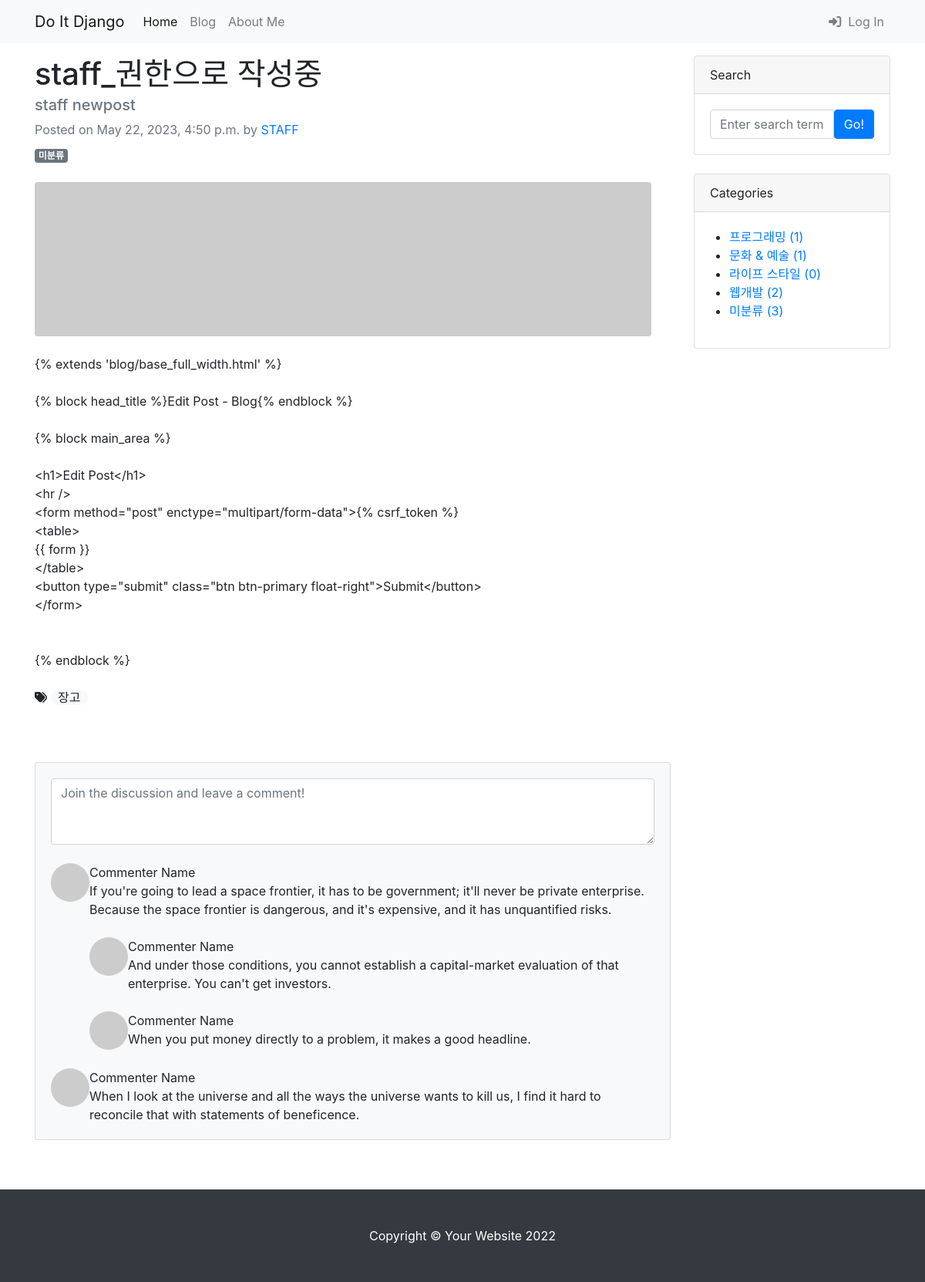
Page /blog/7/ on the committed database.
### blog/models.py (models this page shows, shortened)
class Post(models.Model):
    title = models.CharField(max_length=30)
    hook_text = models.CharField(max_length=100, blank=True)
    content = models.TextField()
    head_image = models.ImageField(upload_to='blog/images/%Y/%m/%d/', blank=True)
    file_upload = models.FileField(upload_to='blog/files/%Y/%m/%d/', blank=True)
    created_at = models.DateTimeField(auto_now_add=True)  # auto_now_add = 새로 작성했을 때 생성
    updated_at = models.DateTimeField(auto_now=True)  # auto_now = 수정했을 때 업데이트 ->
    author = models.ForeignKey(User, null=True, on_delete=models.SET_NULL)
    category = models.ForeignKey(Category, null=True, blank=True, on_delete=models.SET_NULL)
    tags = models.ManyToManyField(Tag, blank=True)

class Tag(models.Model):
    name = models.CharField(max_length=50, unique=True)
    slug = models.SlugField(max_length=200, unique=True, allow_unicode=True)
    def __str__(self):
        return self.name

class Category(models.Model):
    name = models.CharField(max_length=50, unique=True)
    slug = models.SlugField(max_length=200, unique=True, allow_unicode=True)
    def __str__(self):
        return self.name
    def get_absolute_url(self):
        return f'/blog/category/{self.slug}/'
    class Meta:
        verbose_name_plural = 'Categories'

### blog/views.py (the view)
# urls.py: path('<int:pk>/', views.PostDetail.as_view()),
class PostDetail(DetailView):
    model = Post
    template_name = 'blog/post_detail.html'
    def get_context_data(self, **kwargs):
        context = super(PostDetail, self).get_context_data()
        context['categories'] = Category.objects.all()
        context['no_category_post_count'] = Post.objects.filter(category=None).count()
        return context  # -> post_detail.html {post, categories, no_category_post_count}

### blog/templates/blog/post_detail.html (shortened to what this page needs)
            {% extends 'blog/base.html' %}
            {% block main_area %}
                <article>
                <div id="post-area">
                    <header class="mb-4">
                        <h1 class="fw-bolder mb-1">{{ post.title }}</h1>
                        <h5 class="text-muted">{{ post.hook_text }}</h5>
                        <div class="text-muted fst-italic mb-2">Posted on {{ post.created_at }}
                            by <a href="#">{{ post.author | upper }}</a></div>
                        {% if post.category %}
                        <span class = "badge badge-secondary">{{ post.category }} </span>
                        {% else %}
                        <span class = "badge badge-secondary"> 미분류 </span>
                        {% endif %}
                    </header>
                    <figure class="mb-4">
                        {% if post.head_image %}
                            <img class="img-fluid rounded" src="{{ post.head_image.url }}" alt="{{ post.title }} head image" />
                        {% else %}
                            <img class="img-fluid rounded" src="https://picsum.photos/seed/{{post.id}}/800/200" alt="random image" />
                        {% endif %}
                    </figure>
                    <section class="mb-5">
                        <p class="fs-5 mb-4">{{ post.content | linebreaksbr}}</p>
                        {% if post.tags.exists %}
                            <i class="fas fa-tags"></i>
                            {% for tag in post.tags.all %}
                                <span class="'badge badge-pill badge-light"> {{ tag }}</span>
                            {% endfor %}
                            <br /><br />
                        {% endif %}
                    </section>
                </div>
                </article>
                <section class="mb-5">
                <div id="comment-area">
                    <div class="card bg-light">
                        <div class="card-body">
                            <form class="mb-4"><textarea class="form-control" rows="3" placeholder="Join the discussion and leave a comment!"></textarea></form>
                            <div class="d-flex mb-4">
                                <div class="flex-shrink-0"><img class="rounded-circle" src="https://dummyimage.com/50x50/ced4da/6c757d.jpg" alt="..." /></div>
                                <div class="ms-3">
                                    <div class="fw-bold">Commenter Name</div>
                                    If you're going to lead a space frontier, it has to be government; it'll never be private enterprise. Because the space frontier is dangerous, and it's expensive, and it has unquantified risks.
                                    <div class="d-flex mt-4">
                                        <div class="flex-shrink-0"><img class="rounded-circle" src="https://dummyimage.com/50x50/ced4da/6c757d.jpg" alt="..." /></div>
                                        <div class="ms-3">
                                            <div class="fw-bold">Commenter Name</div>
                                            And under those conditions, you cannot establish a capital-market evaluation of that enterprise. You can't get investors.
                                        </div>
                                    </div>
                                    <div class="d-flex mt-4">
                                        <div class="flex-shrink-0"><img class="rounded-circle" src="https://dummyimage.com/50x50/ced4da/6c757d.jpg" alt="..." /></div>
                                        <div class="ms-3">
                                            <div class="fw-bold">Commenter Name</div>
                                            When you put money directly to a problem, it makes a good headline.
                                        </div>
                                    </div>
                                </div>
                            </div>
                            <div class="d-flex">
                                <div class="flex-shrink-0"><img class="rounded-circle" src="https://dummyimage.com/50x50/ced4da/6c757d.jpg" alt="..." /></div>
                                <div class="ms-3">
                                    <div class="fw-bold">Commenter Name</div>
                                    When I look at the universe and all the ways the universe wants to kill us, I find it hard to reconcile that with statements of beneficence.
                                </div>
                            </div>
                        </div>
                    </div>
                </div>
                </section>
            {% endblock %}

### blog/templates/blog/base.html (shortened to what this page needs)
<!DOCTYPE html>
{% load static %}
<html lang="en">
<head>
    <link href="{% static 'blog/bootstrap4/css/bootstrap.min.css' %}" rel="stylesheet" type="text/css">
</head>
<body>
{% include "blog/navbar.html" %}
<div class="container my-3">
    <div class="row">
        <div class="col-md-8 col-lg-9" id="main-area">
            {% block main_area %}
            {% endblock %}
        </div>
        <div class="col-md-4 col-lg-3">
            <div class="card mb-4">
                <div class="card-header">Search</div>
                <div class="card-body">
                    <div class="input-group">
                        <input class="form-control" type="text" placeholder="Enter search term..."
                               aria-label="Enter search term..." aria-describedby="button-search"/>
                        <button class="btn btn-primary" id="button-search" type="button">Go!</button>
                    </div>
                </div>
            </div>
            <div class="card mb-4" id="categories-card">
                <div class="card-header">Categories</div>
                <div class="card-body">
                    <div class="row">
                        <ul>
                            {% for category in categories %}
                            <li>
                                <a href="{{ category.get_absolute_url }}">{{ category }} ({{ category.post_set.count}})
                                </a>
                            </li>
                            {% endfor %}
                            <li>
                                <a href="/blog/category/no_category/">미분류 ({{ no_category_post_count }})
                                </a>
                            </li>
                        </ul>
                    </div>
                </div>
            </div>
        </div>
    </div>
</div>
{% include 'blog/footer.html' %}
</body>
</html>

### rows in the picture
Post: title "staff_권한으로 작성중", hook_text "staff newpost", created_at "May 22, 2023, 4:50 p.m.", author "STAFF", content "{% extends 'blog/base_full_width.html' %} {% block head_title %}Edit Post - Blog{% endblock %} {% block main_area %} <h1>Edit Post</h1> <hr /> <form method=\"post\" enctype=\"multipart/form-data\">{% csrf_token %} <table> {{ form }} </table> <button type=\"submit\" class=\"btn btn-primary float-right\">Submit</button> </form> {% endblock %}"
Tag: name "장고"
Category: name "프로그래밍", post_set.count "1"
Category: name "문화 & 예술", post_set.count "1"
Category: name "라이프 스타일", post_set.count "0"
Category: name "웹개발", post_set.count "2"

### other values in the picture
{{ no_category_post_count }} "3"
